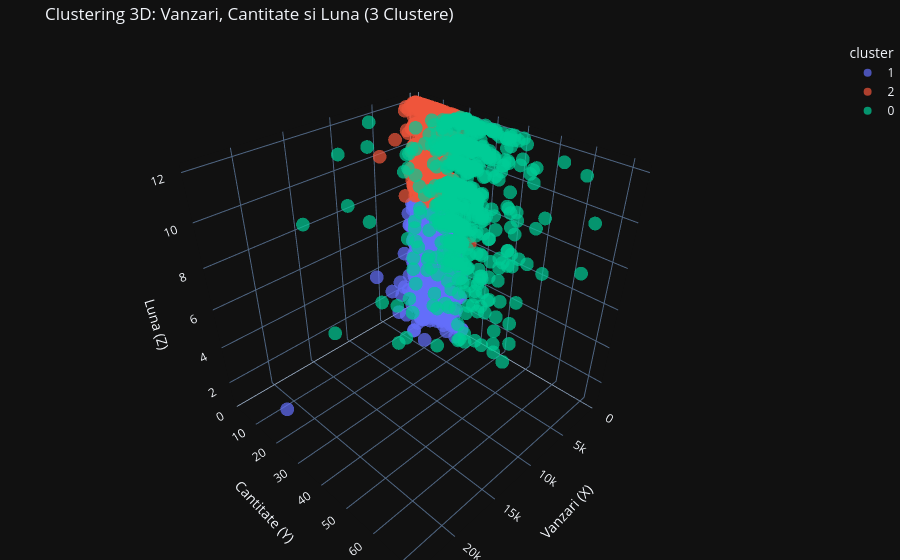

Notebook code for this chart:
### Code cell
customer_monthly_data = df.groupby(['customer_id', 'order_month']).agg({
    'profit': 'sum',
    'quantity': 'sum',
    'sales': 'sum'
}).reset_index()

features = customer_monthly_data[['profit', 'quantity', 'order_month']]
scaler = StandardScaler()
scaled_features = scaler.fit_transform(features)

kmeans = KMeans(n_clusters=3, random_state=42, n_init=10)
customer_monthly_data['cluster'] = kmeans.fit_predict(scaled_features).astype(str)

fig = px.scatter_3d(
    customer_monthly_data,
    x='sales',
    y='quantity',
    z='order_month',
    color='cluster',
    opacity=0.7,
    title='Clustering 3D: Vanzari, Cantitate si Luna (3 Clustere)',
    labels={
        'sales': 'Vanzari',
        'quantity': 'Cantitate',
        'order_month': 'Luna'
    },
    hover_data=['customer_id']
)

fig.update_layout(
    scene=dict(
        xaxis_title='Vanzari (X)',
        yaxis_title='Cantitate (Y)',
        zaxis_title='Luna (Z)'
    ),
    margin=dict(l=0, r=0, b=0, t=40)
)

fig.show()

print("Media indicatorilor pe cele 3 clustere:")
print(customer_monthly_data.groupby('cluster')[['sales', 'quantity', 'order_month']].mean())

### Figure 1 — Plotly figure (JSON) as saved in the notebook; plotly's stock layout.template omitted (floating-point values rounded to 4 significant figures; data arrays with more than 128 entries replaced by an {"elided": "..."} marker saying what was removed)
{"data": [{"customdata": {"elided": "1586x1 str values"}, "hovertemplate": "cluster=1<br>Vanzari=%{x}<br>Cantitate=%{y}<br>Luna=%{z}<br>customer_id=%{customdata[0]}<extra></extra>", "legendgroup": "1", "marker": {"color": "#636efa", "opacity": 0.7, "symbol": "circle"}, "mode": "markers", "name": "1", "scene": "scene", "showlegend": true, "x": {"elided": "1586 float values"}, "y": {"elided": "1586 int values"}, "z": {"elided": "1586 int values"}, "type": "scatter3d"}, {"customdata": {"elided": "1607x1 str values"}, "hovertemplate": "cluster=2<br>Vanzari=%{x}<br>Cantitate=%{y}<br>Luna=%{z}<br>customer_id=%{customdata[0]}<extra></extra>", "legendgroup": "2", "marker": {"color": "#EF553B", "opacity": 0.7, "symbol": "circle"}, "mode": "markers", "name": "2", "scene": "scene", "showlegend": true, "x": {"elided": "1607 float values"}, "y": {"elided": "1607 int values"}, "z": {"elided": "1607 int values"}, "type": "scatter3d"}, {"customdata": {"elided": "555x1 str values"}, "hovertemplate": "cluster=0<br>Vanzari=%{x}<br>Cantitate=%{y}<br>Luna=%{z}<br>customer_id=%{customdata[0]}<extra></extra>", "legendgroup": "0", "marker": {"color": "#00cc96", "opacity": 0.7, "symbol": "circle"}, "mode": "markers", "name": "0", "scene": "scene", "showlegend": true, "x": {"elided": "555 float values"}, "y": {"elided": "555 int values"}, "z": {"elided": "555 int values"}, "type": "scatter3d"}], "layout": {"scene": {"domain": {"x": [0.0, 1.0], "y": [0.0, 1.0]}, "xaxis": {"title": {"text": "Vanzari (X)"}}, "yaxis": {"title": {"text": "Cantitate (Y)"}}, "zaxis": {"title": {"text": "Luna (Z)"}}}, "legend": {"title": {"text": "cluster"}, "tracegroupgap": 0}, "title": {"text": "Clustering 3D: Vanzari, Cantitate si Luna (3 Clustere)"}, "margin": {"l": 0, "r": 0, "b": 0, "t": 40}}}
